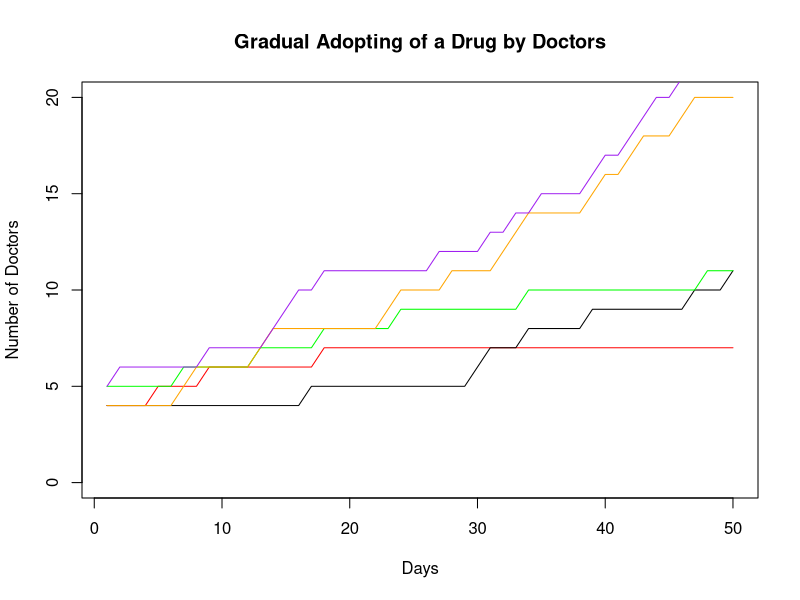

R code for this plot:
# Homework 6
# Stat 133, Lec 2, Spring 2015
# Due : Friday March 20th by 5 pm

# Review the slides on simulations for this assignment.

# Consider the following model on use of a new drug:
# We have a population of doctors, population size : <n.doctors>
# Every doctor has either adopted the use of a new drug, or not (0/1 status)
# Now write a function that runs a simulation for a period of :
# <n.days> where
# - every day exactly two _random_ doctors meet
# - if one has adopted but the other one has not then the
#   holdout adopts the use of the drug with probability p
# Return a matrix that shows for each day which doctors have adopted
# the use of the drug.

# Input varibles are
# <n.days> : the number of days the simulation should be run for
# <n.doctors> : total number of doctors 
# <initial.doctors> : a 0/1 vector of length <n.doctors>, 1 for adopters
# <p> : the probability that the non-adopter adopts the drug.

# Ouput variable
# <has_adopted> : matrix with <n.doctors> rows and <n.days> columns
#                 i.e. one row for each doctor
#                 the entries are 0 for days where the doctor is a
#                 non-adopter, else 1 (so once a row turns to 1 it stays as 1).

initial.doctors <- sample(0:1,size=30,replace=TRUE,prob=c(0.9,0.1))

sim.doctors <- function(initial.doctors, n.doctors, n.days, p){
  has_adopted <- matrix(, nrow=n.doctors, ncol=n.days)
  for(i in 1:n.days){
    meeting.docs <- sample(1:n.doctors,size=2,replace=FALSE)
    docs.adopt <- c(initial.doctors[meeting.docs[1]],initial.doctors[meeting.docs[2]])
    if (docs.adopt[1] != docs.adopt[2]){
      persuasion <- sample(0:1,size=1,prob=c(1-p,p))
      initial.doctors <- replace(initial.doctors,meeting.docs[docs.adopt==0],persuasion)}
    has_adopted[,i] <- initial.doctors
    }
  return(has_adopted)
}

  # Set up the output variable, define it as a matrix then use initial.doctors
  # to set the first column (day)

  # Run a simulation for <n.days> (use a for loop).  In the loop:
  # 1) pick two random doctors
  # 2) check if one has adopted the other hasn't
  # 3) convert the non-adopter with probability p

  # return the output

# When you test your function you have to generate <initial.doctors> and
# pick values for the other input parameters.

set.seed(42)
# Generate a value for <initial.doctors> that has 10% 1s and 90% 0s.
# Run your function for at least 5 different values of <p> and plot
# on x-axis: days,
# on y-axis : the number of doctors that have already adopted the drug, on that day
# Put all 5 lines in one figure (e.g. use first plot() then lines() for the subsequent lines)

twoMat <- sim.doctors(initial.doctors,30,50,0.2)
fourMat <- sim.doctors(initial.doctors,30,50,0.4)
fiveMat <- sim.doctors(initial.doctors,30,50,0.5)
sevenMat <- sim.doctors(initial.doctors,30,50,0.7)
nineMat <- sim.doctors(initial.doctors,30,50,0.9)

plot(x=1:50,y=apply(twoMat,2,sum),type="l",
     ylim=range(0,20),
     main="Gradual Adopting of a Drug by Doctors",
     ylab="Number of Doctors",
     xlab="Days",
     col="Red")
lines(x=1:50,y=apply(fourMat,2,sum))
lines(x=1:50,y=apply(fiveMat,2,sum),col="Green")
lines(x=1:50,y=apply(sevenMat,2,sum),col="Orange")
lines(x=1:50,y=apply(nineMat,2,sum),col="Purple")